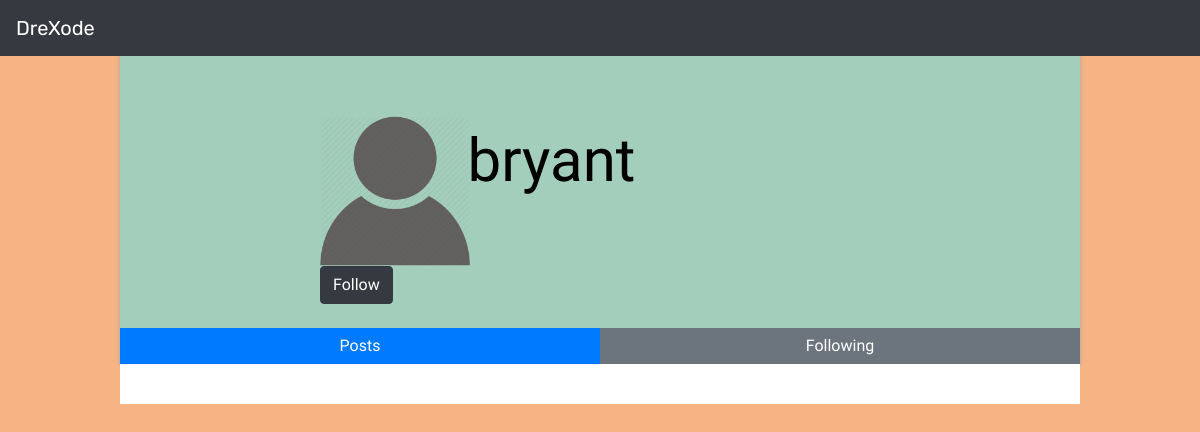
Before: /profile/bryant/ with the older database file.
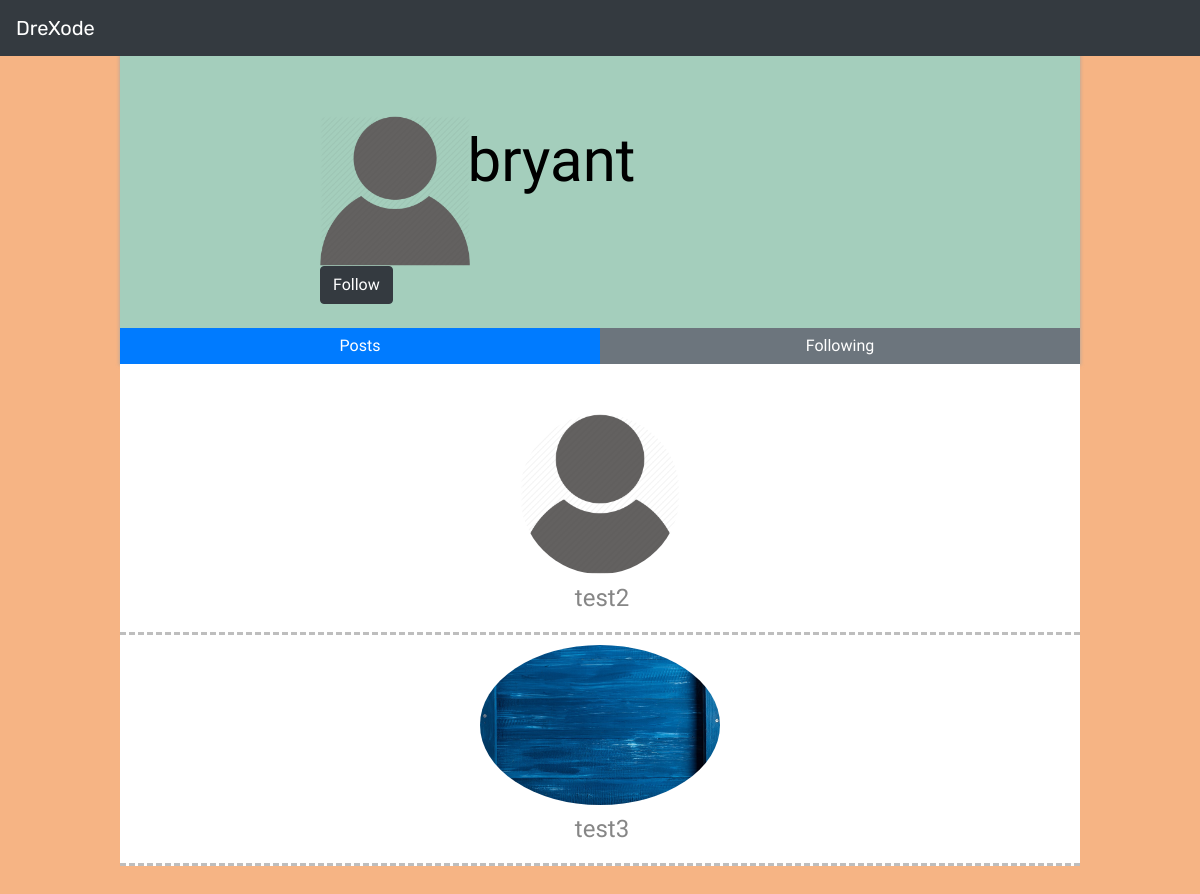
After: the same page with the newer database file.
### user_profile/models.py (models this page shows)
class FollowRelation(models.Model):
    follower = models.ForeignKey(User,on_delete=models.CASCADE,related_name="follower")
    following = models.ForeignKey(User,on_delete=models.CASCADE,related_name="following")

class MyPhoto(models.Model):
    userID = models.OneToOneField(
        User, related_name='myprofile', on_delete=models.CASCADE)
    photo = models.FileField(upload_to='myPhoto', storage=OverwriteStorage())

### user_profile/views.py (the view, shortened to what this page needs)
# urls.py: path('profile/<pk>/',profile),
@page_template('post_template.html')
def profile(request, pk, template='profile.html', extra_context=None):
    authed = False
    if request.user.username == pk:
        authed = True
    userObj = User.objects.get(username=pk)
    photo_path = ''
    if bool(User.objects.get(username=pk).myprofile.photo):
        photo_path = User.objects.get(username=pk).myprofile.photo.url
    f = UploadPhotoForm()
    follows = FollowRelation.objects.filter(follower=userObj)
    print(follows)
    context = {'photo_path': photo_path, 'f': f, 'entry_list': Post.objects.filter(
        userID=userObj).order_by('-createTime'), 'authed': authed,'pk':pk,'follows':follows}
    if extra_context is not None:
        context.update(extra_context)
    return render(request, template, context)

### templates/profile.html (shortened to what this page needs)
{% extends "base.html" %} {% load static %} {% block css %}
<link href="{% static 'css/profile.css' %}" rel="stylesheet">
<link href="https://cdnjs.cloudflare.com/ajax/libs/weather-icons/2.0.9/css/weather-icons-wind.css" rel="stylesheet">
<link href="https://cdnjs.cloudflare.com/ajax/libs/weather-icons/2.0.9/css/weather-icons.min.css" rel="stylesheet">
<link href="https://fonts.googleapis.com/icon?family=Material+Icons" rel="stylesheet"> {% endblock css %} {% block content %}
<div class="container-fluid no-padding">
    <div class="bg_container">
        <div class="profile_area">
            <div class="row upper_area">
                <div class="photo col-sm-3">
                    <img src="{% if photo_path == '' %} {% static 'img/default_photo.png' %} {% else %} {{photo_path}} {% endif %}" style="max-height: 150px;max-width:150px"> {% if authed %}
                    <div class="btn btn-dark" data-toggle="modal" data-target="#uploadPhotoModal">change</div>
                    {% else %}
                    <div class="btn btn-dark followBtn" >Follow</div>
                    {% endif %}</div>
                <div class="data col-sm-8 col-offset-1">
                    <div class="name">{{pk}}</div>
                </div>
            </div>
            <div class="tab">
                <button class="btn btn-primary viewpost">Posts</button>
                <button class="btn btn-secondary viewfollow">Following</button>
            </div>
        </div>
        <div class="following-container animated fadeInUp">
            <ul class="following-ul">
                {% for follow in follows %}
                <li><a href="/profile/{{follow.following.username}}/"><div class="comment-photo"><img src="{% if follow.following.myprofile.photo %}
                    {{follow.following.myprofile.photo.url}}
                    {% else %}
                    {% static 'img/default_photo.png' %}
                    {% endif %}"></div>
                    <div class="comment-content">{{follow.following.username}}</div></a>
                </li>
                {% endfor %}
            </ul>
        </div>
    </div>
</div>
{% endblock content %}

Changed rows visible on the page:
added FollowRelation: following.photo (placeholder picture), following.username "test2"
added FollowRelation: following.photo (picture), following.username "test3"
